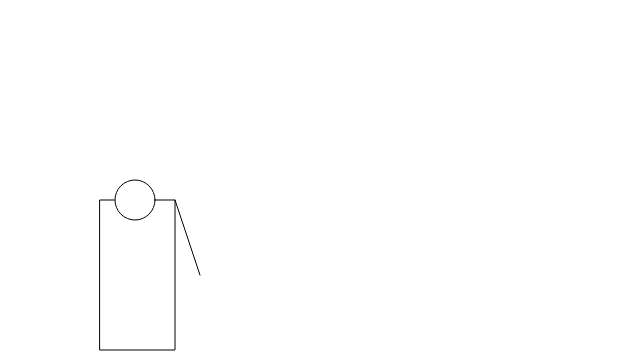
Frame 1 (no input)
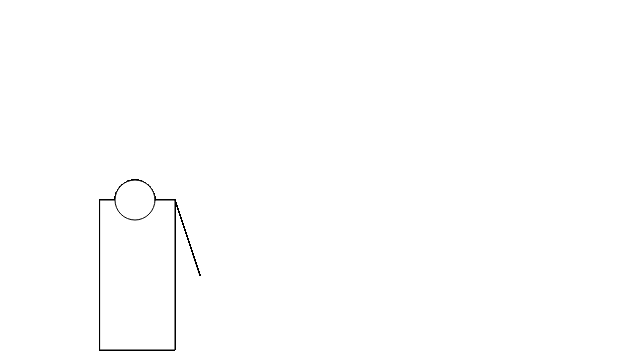
Frame 60 (no input)
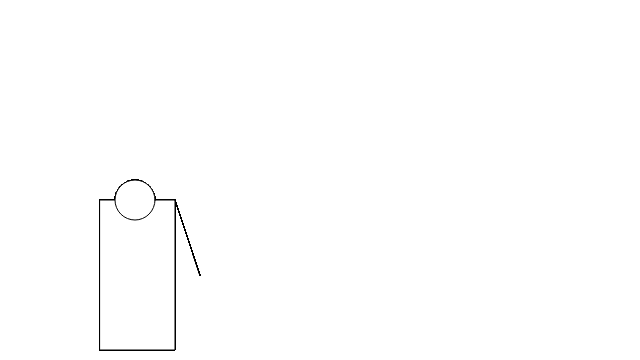
Frame 120 (the mouse pressed at the canvas centre since frame 60)

The p5.js sketch that drew these frames (run headless with seeded random() and noise() and a simulated clock; from frame 60 on, the mouse is pressed at the canvas centre):

// p5.js sketch
// ── sketch.js
var slide=0
var slider
var buttonPush;
function setup(){
    buttonPush = createButton("push")
    createP(slide)
    slider = createSlider(0,50,25)
    createCanvas(640,360);
    createP("does this work");
    
}

function mousePressed(){
    //createP("does this work");
    
     slide= slider.value()
}

function keyPressed(){
    createP(slide)
}
    function draw(){
    rect(100,200,75,150);
    ellipse(135,200,40,40);
    line(175,200,200,275)
    
   

}
